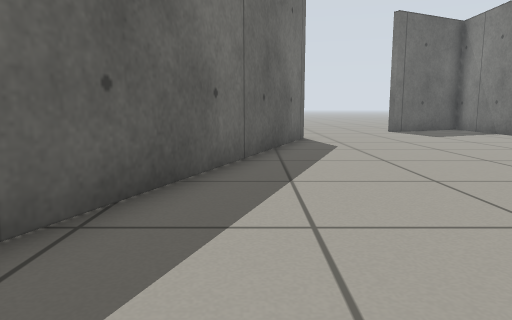
View 1 (above)

17 first-person views from a walk through a world built for the Gazebo simulator. The camera is 0.5 m above the floor, tilts 8° down and sees 70° across. The floor is counted in squares, 0.5 m on a side. Each view is taken from the middle of a square. On the plan, view 1 faces up. The plan holds only what a view shows up to about 13 squares ahead; the rest is blank. Robots are left out.

View 2
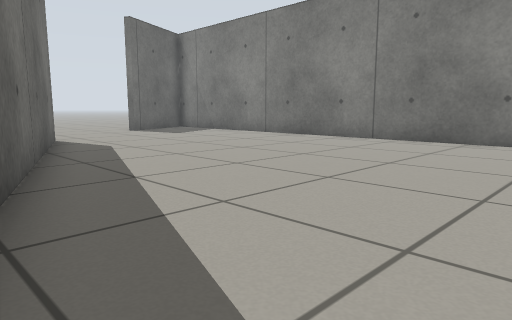

View 3
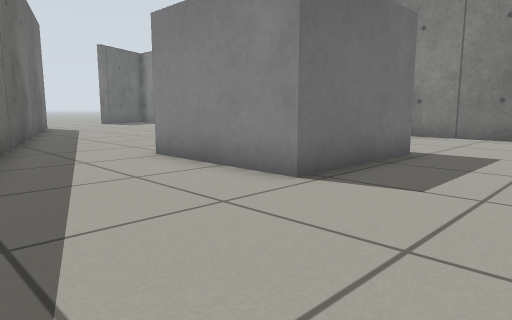

View 4
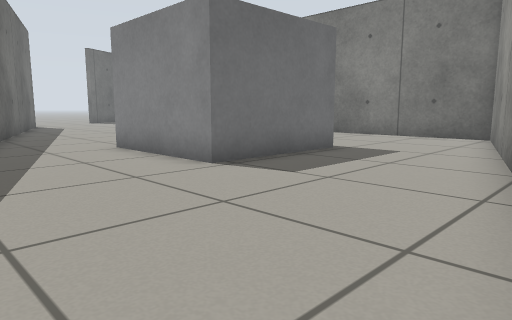

View 5
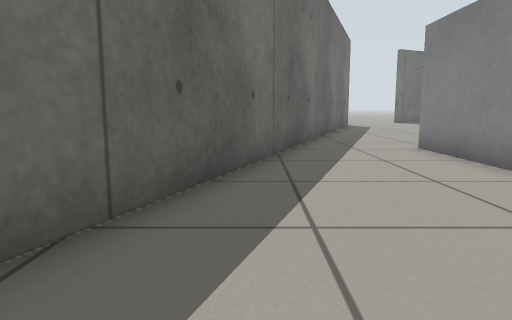

View 6
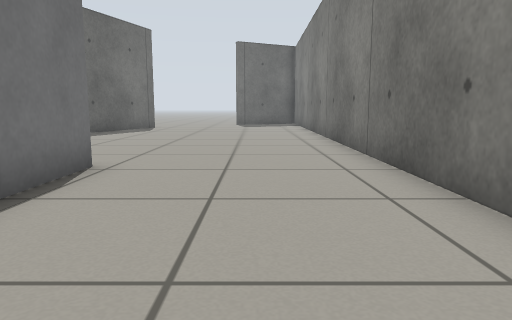

View 7
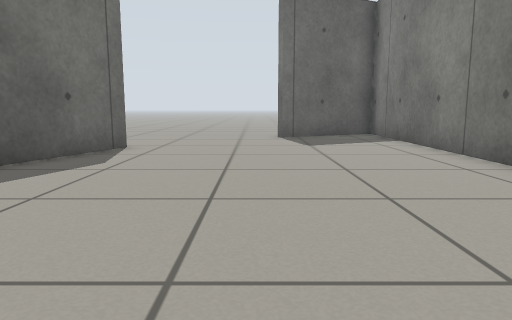

View 8
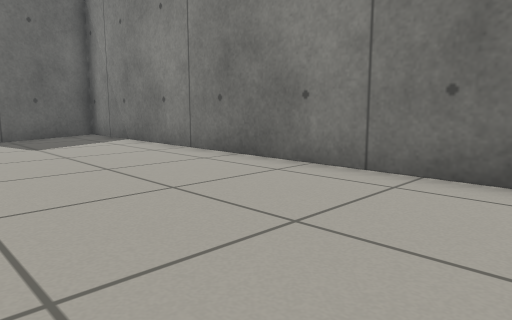

View 9
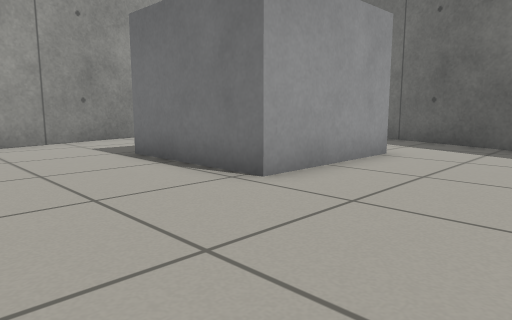

View 10
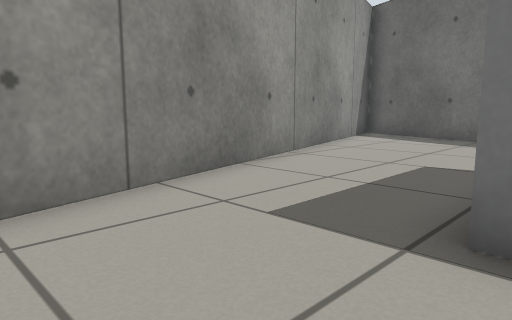

View 11
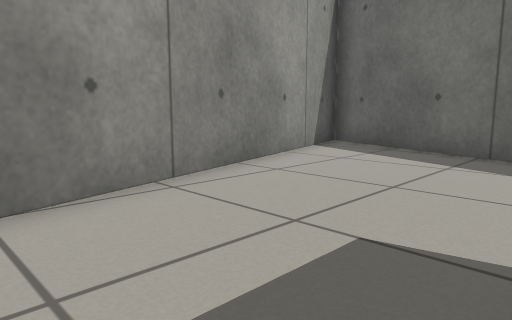

View 12
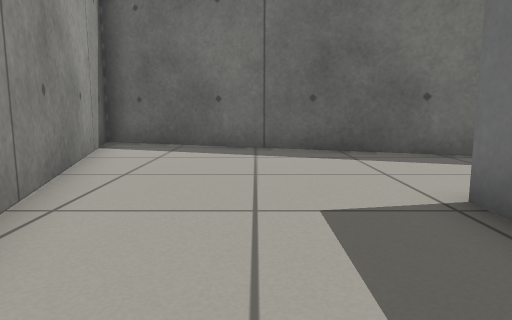

View 13
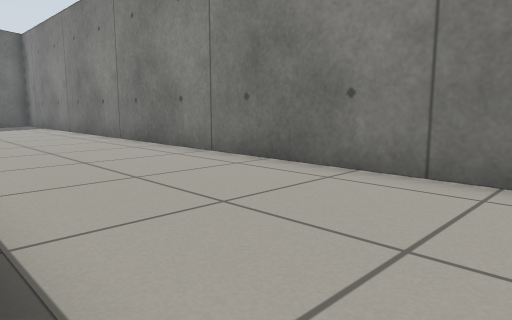

View 14
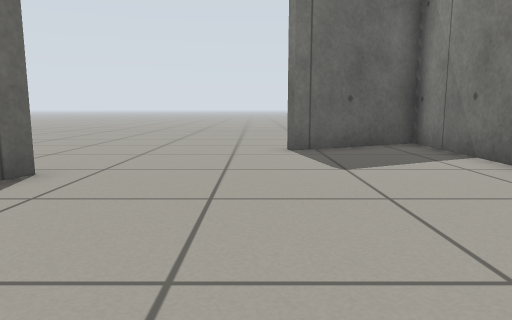

View 15
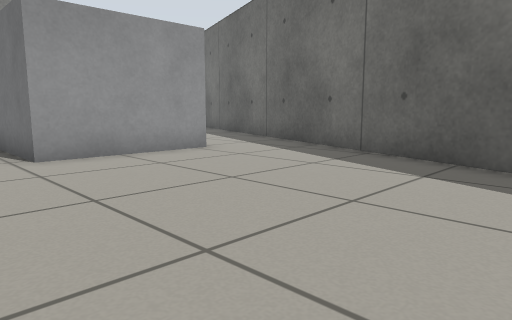

View 16
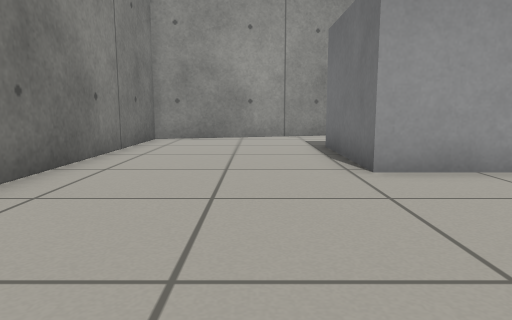

View 17
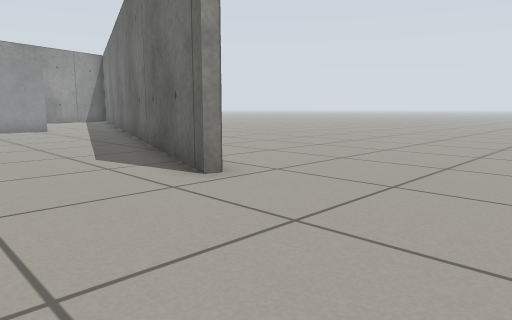

### Floor plan
Points are (right, up) in squares from view 1. A wall is a line through its corners. A room is listed if a view was taken in it or the views show most of it. See-through windows are left out.
Room 1 (views 1, 2, 3, 4, 5, 6, 7, 8, 9, 10, 11, 12, 13, 14, 15, 16)
walls: (1.7, 12.6) (-7, -11.5) (9.3, -7.1) (9.6, 17.5) (5.9, 15.7)
ways out: opening at (3.2, 14) to room 2
objects: other object (0, -4) to (4, -1)
Room 2 (view 17)
walls: (5.9, 15.7) (5.7, 16.1)
ways out: opening at (3.2, 14) to room 1

Where each view was taken, in squares from view 1:
view 1: 0 up, 0 right, facing up
view 2: 0 up, 2 left, facing up-right
view 3: 8 down, 4 left, facing up-right
view 4: 10 down, 4 left, facing up-right
view 5: 10 down, 4 left, facing up
view 6: 7 down, 7 right, facing up
view 7: 3 up, 5 right, facing up
view 8: 3 up, 4 right, facing up-right
view 9: 3 up, 8 right, facing down-left
view 10: 4 down, 7 right, facing down-left
view 11: 5 down, 3 right, facing down-left
view 12: 7 down, 4 right, facing left
view 13: 6 down, 4 right, facing up-right
view 14: 7 up, 5 right, facing up
view 15: 7 up, 6 right, facing down-left
view 16: 5 up, 6 right, facing down
view 17: 17 up, 5 right, facing down-left
